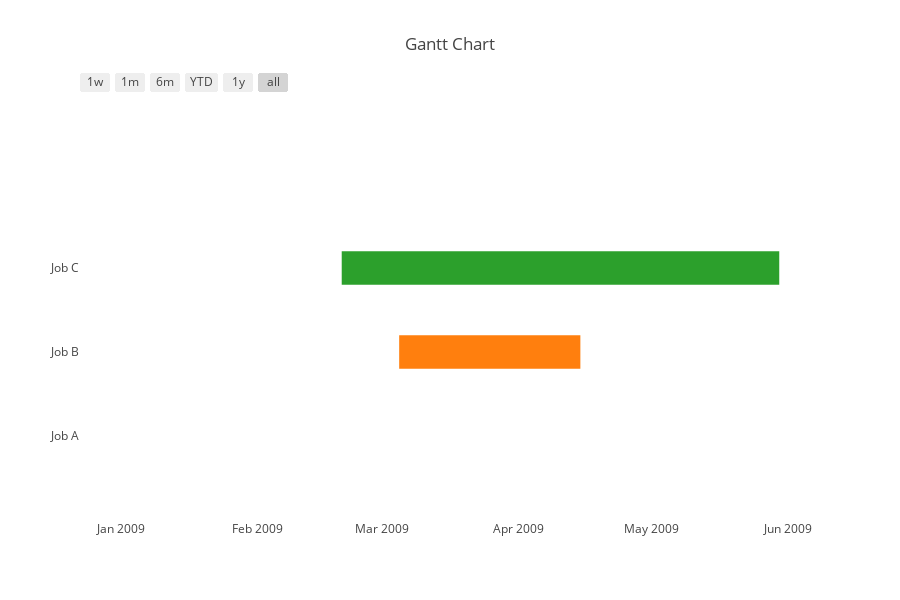

Notebook code for this chart:
### Code cell
import plotly.plotly as py
    from plotly.figure_factory import create_gantt
    
    # Make data for chart
    df = [dict(Task="Job A", Start='2009-01-01', Finish='2009-02-30'),
          dict(Task="Job B", Start='2009-03-05', Finish='2009-04-15'),
          dict(Task="Job C", Start='2009-02-20', Finish='2009-05-30')]
    
    # Create a figure
    fig = create_gantt(df)
    
    # Plot the data
    plotly.offline.iplot(fig)

### Figure 1 — Plotly figure (JSON) as saved in the notebook; plotly's stock layout.template omitted (floating-point values rounded to 4 significant figures)
{"data": [{"marker": {"color": "white"}, "name": "", "type": "scatter", "x": ["2009-01-01", "2009-02-30"], "y": [0, 0]}, {"marker": {"color": "white"}, "name": "", "type": "scatter", "x": ["2009-03-05", "2009-04-15"], "y": [1, 1]}, {"marker": {"color": "white"}, "name": "", "type": "scatter", "x": ["2009-02-20", "2009-05-30"], "y": [2, 2]}], "layout": {"height": 600, "hovermode": "closest", "shapes": [{"fillcolor": "rgb(31, 119, 180)", "line": {"width": 0}, "opacity": 1, "type": "rect", "x0": "2009-01-01", "x1": "2009-02-30", "xref": "x", "y0": -0.2, "y1": 0.2, "yref": "y"}, {"fillcolor": "rgb(255, 127, 14)", "line": {"width": 0}, "opacity": 1, "type": "rect", "x0": "2009-03-05", "x1": "2009-04-15", "xref": "x", "y0": 0.8, "y1": 1.2, "yref": "y"}, {"fillcolor": "rgb(44, 160, 44)", "line": {"width": 0}, "opacity": 1, "type": "rect", "x0": "2009-02-20", "x1": "2009-05-30", "xref": "x", "y0": 1.8, "y1": 2.2, "yref": "y"}], "showlegend": false, "title": "Gantt Chart", "width": 900, "xaxis": {"rangeselector": {"buttons": [{"count": 7, "label": "1w", "step": "day", "stepmode": "backward"}, {"count": 1, "label": "1m", "step": "month", "stepmode": "backward"}, {"count": 6, "label": "6m", "step": "month", "stepmode": "backward"}, {"count": 1, "label": "YTD", "step": "year", "stepmode": "todate"}, {"count": 1, "label": "1y", "step": "year", "stepmode": "backward"}, {"step": "all"}]}, "showgrid": false, "type": "date", "zeroline": false}, "yaxis": {"autorange": false, "range": [-1, 4], "showgrid": false, "ticktext": ["Job A", "Job B", "Job C"], "tickvals": [0, 1, 2], "zeroline": false}}}
